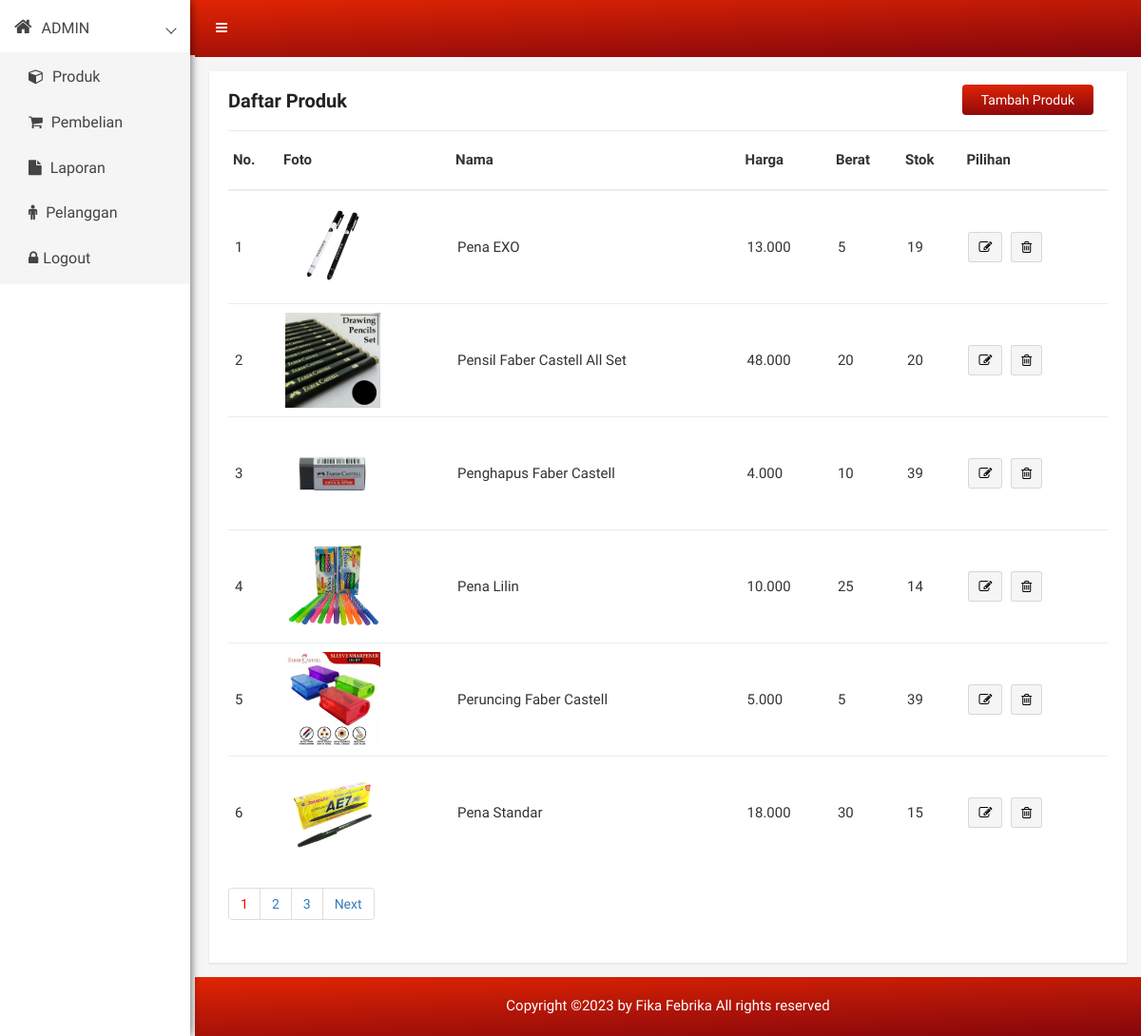
/admin.tokocapstone.rf.gd/index.php (signed in), run on the app's committed database.
### tables this page shows
CREATE TABLE `produk` (
  `id_produk` int(11) NOT NULL,
  `nama_produk` varchar(100) NOT NULL,
  `harga_produk` int(11) NOT NULL,
  `berat_produk` int(11) NOT NULL,
  `foto_produk` varchar(100) NOT NULL,
  `deskripsi_produk` text NOT NULL,
  `stok_produk` int(5) NOT NULL
);

### admin.tokocapstone.rf.gd/index.php (the view, shortened to what this page needs)
<?php
require 'koneksi.php';
$jumlahdataperhalaman = 6;
$ambil = $dbh->query("SELECT * FROM produk");
$jumlahdata = $ambil->rowCount();
$jumlahhalaman = ceil($jumlahdata / $jumlahdataperhalaman);
$halamanaktif = (isset($_GET["halaman"])) ? $_GET["halaman"] : 1;
$awaldata = ($jumlahdataperhalaman * $halamanaktif) - $jumlahdataperhalaman;
$ambil = $dbh->query("SELECT * FROM produk LIMIT $awaldata, $jumlahdataperhalaman");
?>
<!doctype html>
<html class="no-js" lang="en">
    <head>
        <link rel="stylesheet" href="css/bootstrap.min.css">
        <link rel="stylesheet" href="css/font-awesome.min.css">
        <link rel="stylesheet" href="css/owl.theme.css">
        <link rel="stylesheet" href="css/owl.transitions.css">
        <link rel="stylesheet" href="css/animate.css">
        <link rel="stylesheet" href="css/normalize.css">
        <link rel="stylesheet" href="css/meanmenu.min.css">
        <link rel="stylesheet" href="css/main.css">
        <link rel="stylesheet" href="css/morrisjs/morris.css">
        <link rel="stylesheet" href="css/scrollbar/jquery.mCustomScrollbar.min.css">
        <link rel="stylesheet" href="css/metisMenu/metisMenu.min.css">
        <link rel="stylesheet" href="css/metisMenu/metisMenu-vertical.css">
        <link rel="stylesheet" href="style.css">
        <link rel="stylesheet" href="css/responsive.css">
    </head>
    <body>
            <?php require 'menu.php'; ?>
            <div class="product-status mg-tb-15">
                <div class="container-fluid">
                    <div class="row">
                        <div class="col-lg-12 col-md-12 col-sm-12 col-xs-12">
                            <div class="product-status-wrap" style="min-height: 544px">
                                <h4>Daftar Produk</h4>
                                <div class="add-product">
                                    <a href="tambah.php">Tambah Produk</a>
                                </div>
                                <table>
                                    <tr>
                                        <th>No.</th>
                                        <th>Foto</th>
                                        <th>Nama</th>
                                        <th>Harga</th>
                                        <th>Berat</th>
                                        <th>Stok</th>
                                        <th>Pilihan</th>
                                    </tr>
                                    <?php $nomor=1; ?>
                                    <?php while($pecah = $ambil->fetch(PDO::FETCH_ASSOC)){ ?>
                                    <tr>
                                        <td><?php echo $nomor; ?></td>
                                        <td>
                                            <img title="<?php echo $pecah['nama_produk']; ?>" style="width: 100px;" src="foto_produk/<?php echo $pecah['foto_produk']; ?>">
                                        </td>
                                        <td><?php echo $pecah['nama_produk']; ?></td>
                                        <td><?php echo number_format($pecah['harga_produk'],0,",","."); ?></td>
                                        <td><?php echo $pecah['berat_produk']; ?></td>
                                        <td><?php echo $pecah['stok_produk']; ?></td>
                                        <td>
                                            <button data-toggle="tooltip" title="Ubah" class="pd-setting-ed">
                                                <a style="color: black" class="fa fa-pencil-square-o" aria-hidden="true"<?php echo "href='ubah.php?id=$pecah[id_produk]'";?>></a>
                                            </button>
                                            <button data-toggle="tooltip" title="Hapus" class="pd-setting-ed">
                                                <a style="color: black"class="fa fa-trash-o" aria-hidden="true"<?php echo "<a href='hapus.php?id=$pecah[id_produk]'";?>></a>
                                            </button>
                                        </td>
                                    </tr>
                                    <?php $nomor++; ?>
                                    <?php } ?>
                                </table>
                                <div class="custom-pagination">
                                    <nav aria-label="Page navigation example">
                                        <ul class="pagination">
                                <?php for($i=1 ; $i<=$jumlahhalaman; $i++) : ?>
                                    <?php if($i == $halamanaktif) : ?>
                                            <li class="page-item"><a style="color: red" class="page-link" href="?halaman=<?=$i; ?>"><?= $i; ?></a></li>
                                    <?php else : ?>
                                            <li class="page-item"><a class="page-link" href="?halaman=<?=$i; ?>"><?= $i; ?></a></li>
                                    <?php endif; ?>
                                <?php endfor; ?>
                                <?php if($halamanaktif < $jumlahhalaman) : ?>
                                            <li class="page-item"><a class="page-link" href="?halaman=<?= $halamanaktif + 1; ?>">Next</a></li>
                                <?php endif; ?>
                                        </ul>
                                    </nav>
                                </div>
                            </div>
                        </div>
                    </div>
                </div>
            </div>
            <?php require 'footer.php'; ?>
        </div>
    </body>
</html>

### admin.tokocapstone.rf.gd/css/main.css (style rules this page uses)
html { color: #222; font-size: 1em; line-height: 1.4; }
audio, canvas, iframe, img, svg, video { vertical-align: middle; }

### admin.tokocapstone.rf.gd/style.css (style rules this page uses)
html, body { height: 100%; font-family: 'Play', sans-serif;font-weight:400;background:#f5f5f5; }
img { max-width:100%;height:auto }
h1, h2, h3, h4, h5, h6 { margin: 0 0 10px; font-weight:700; }
a { transition: all 0.3s ease 0s;text-decoration:none; }
a:visited, a:link, a:active { text-decoration: none; }
ul { list-style: outside none none; margin: 0; padding: 0 }
.mg-tb-15 { margin:15px 0px; }
.product-sales-chart, .analytics-info-cs, .tranffic-als-inner, .analytics-rounded, .single-new-trend, .personal-info-wrap, .author-widgets-single, .calender-inner, .product-status-wrap, .review-tab-pro-inner, .income-dashone-total, .analytics-adminpro-wrap, .analytics-sparkle-line, .analysis-progrebar, .sparkline8-list, .sparkline9-list, .sparkline7-list, .sparkline10-list, .sparkline12-list, .sparkline13-list, .sparkline14-list, .sparkline13-list, .sparkline11-list, .x-editable-list, .code-editor-single, .blog-details-inner, .charts-single-pro, .about-sparkline, .sparkline-list, .button-ad-wrap, .tab-content-details, .sparkline16-list, .sparkline15-list, .tinymce-single { padding:20px; background:#fff; -webkit-box-shadow: 0px 1px 2px 0px rgba(0, 0, 0, 0.1); box-shadow: 0px 1px 2px 0px rgba(0, 0, 0, 0.1); }
.add-product a { float: right; position: absolute; top: 14px; right: 50px; background: -webkit-linear-gradient(178deg, #e12503 0%, #85060c 100%); background: linear-gradient(178deg, #e12503 0%, #85060c 100%); padding: 6px 20px; color: #fff; border-radius: 4px; }
.product-status-wrap h4 { font-size: 20px; color: #222; margin-bottom: 20px; }
.product-status-wrap table { width: 100%; }
.product-status-wrap table th { padding: 20px 5px; vertical-align: top; border-top: 1px solid #e9ecef; }
.product-status-wrap table th { vertical-align: bottom; border-bottom: 2px solid #e9ecef; }
.product-status-wrap th, .product-status-wrap td { padding: 10px; text-align: left; font-size: 15px; }
.product-status-wrap table td { padding: 9px 7px; border-top: 1px solid #e9ecef; }
.product-status-wrap img { width: 60px; }
.sales-report-stn-his button.product-btn-history, button.pd-setting-ed { padding: 5px 10px; font-size: 14px; border-radius: 3px; border: 1px solid rgba(0,0,0,.12); background: #f5f5f5; }
button.pd-setting-ed { display: inline-block; margin-right: 5px; }

### data on the page
produk: foto_produk (picture), nama_produk "Pena EXO", harga_produk "13.000", berat_produk "5", stok_produk "19"
produk: foto_produk (picture), nama_produk "Pensil Faber Castell All Set", harga_produk "48.000", berat_produk "20", stok_produk "20"
produk: foto_produk (picture), nama_produk "Penghapus Faber Castell", harga_produk "4.000", berat_produk "10", stok_produk "39"
produk: foto_produk (picture), nama_produk "Pena Lilin", harga_produk "10.000", berat_produk "25", stok_produk "14"
produk: foto_produk (picture), nama_produk "Peruncing Faber Castell", harga_produk "5.000", berat_produk "5", stok_produk "39"
produk: foto_produk (picture), nama_produk "Pena Standar", harga_produk "18.000", berat_produk "30", stok_produk "15"
